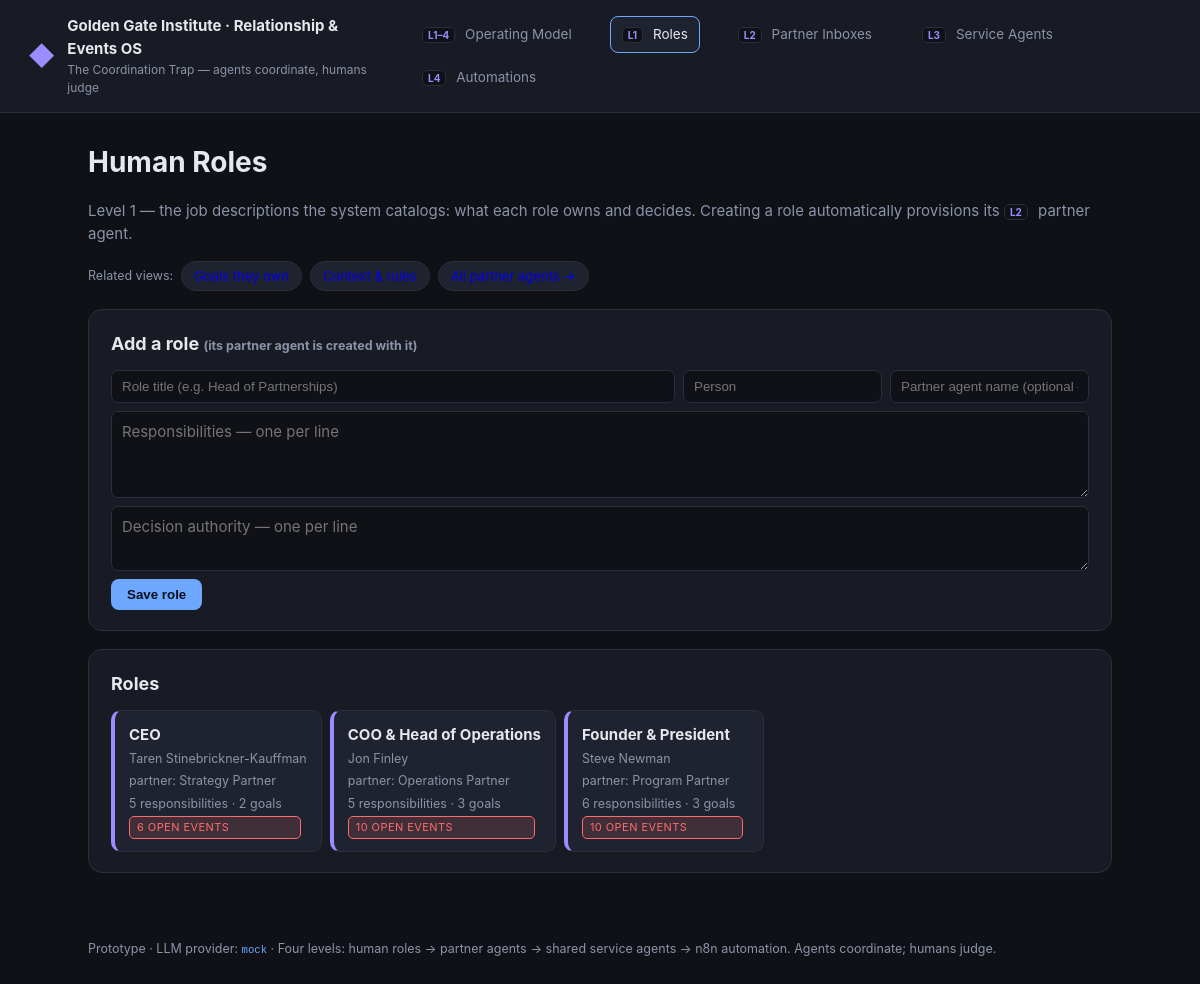
/roles, run on the app's committed database.
### tables this page shows
CREATE TABLE nodes (
    id          TEXT PRIMARY KEY,            -- e.g. "feature:one-click-checkout"
    type        TEXT NOT NULL,               -- goal|initiative|project|feature|task|risk|...
    title       TEXT NOT NULL,
    status      TEXT,                        -- free-form per type (e.g. on_track, blocked, open)
    data        TEXT NOT NULL DEFAULT '{}',  -- JSON attributes specific to the node type
    created_at  TEXT NOT NULL,
    updated_at  TEXT NOT NULL
);

### app/main.py (the view)
@app.get("/roles", response_class=HTMLResponse)
def roles_page(request: Request) -> HTMLResponse:
    goals = {g["id"]: g["title"] for g in wg.nodes_by_type("goal")}
    return templates.TemplateResponse(request, "roles.html", {
        "roles": wg.nodes_by_type("role"), "goal_titles": goals, "counts": inbox.counts_by_role()})

### app/templates/roles.html (shortened to what this page needs)
{% extends "base.html" %}
{% block nav_roles %}active{% endblock %}
{% block content %}
<section class="hero">
  <h1>Human Roles</h1>
  <p class="muted">Level 1 — the job descriptions the system catalogs: what each role owns and decides. Creating a role automatically provisions its <span class="lvl">L2</span> partner agent.</p>
  <div class="related"><span class="muted small">Related views:</span>
    <a class="chip" href="/goals-ui">Goals they own</a>
    <a class="chip" href="/context-ui">Context &amp; rules</a>
    <a class="chip" href="/partners">All partner agents →</a>
  </div>
</section>
<section class="card">
  <h2>Add a role <span class="muted small">(its partner agent is created with it)</span></h2>
  <form method="post" action="/roles-ui/save" class="goal-add">
    <input type="text" name="title" placeholder="Role title (e.g. Head of Partnerships)" required>
    <input type="text" name="person_name" placeholder="Person">
    <input type="text" name="partner_agent" placeholder="Partner agent name (optional — auto-named if blank)">
    <textarea name="responsibilities" placeholder="Responsibilities — one per line" rows="3"></textarea>
    <textarea name="decision_authority" placeholder="Decision authority — one per line" rows="2"></textarea>
    <button class="btn">Save role</button>
  </form>
</section>
<section class="card">
  <h2>Roles</h2>
  <div class="chips">
    {% for r in roles %}
    {% set c = counts.get(r.id, {"open":0,"total":0}) %}
    <a class="lvl-card c1" href="/roles/{{ r.id }}">
      <strong>{{ r.title }}</strong>
      <span class="muted small">{{ r.data.person_name }}</span>
      <span class="muted small">partner: {{ r.data.partner_agent }}</span>
      <span class="muted small">{{ r.data.responsibilities|length }} responsibilities · {{ r.data.owns|length }} goals</span>
      <span class="badge {{ 'sev-high' if c.open else 'sev-low' }}">{{ c.open }} open events</span>
    </a>
    {% endfor %}
  </div>
</section>
{% endblock %}

### app/templates/base.html (shortened to what this page needs)
<!DOCTYPE html>
<html lang="en">
<head>
  <link rel="stylesheet" href="/static/style.css">
</head>
<body>
  <header class="topbar">
    <div class="brand">
      <span class="logo">◆</span>
      <div>
        <div class="brand-title">Golden Gate Institute · Relationship &amp; Events OS</div>
        <div class="brand-sub">The Coordination Trap — agents coordinate, humans judge</div>
      </div>
    </div>
    <nav class="nav-levels">
      <a href="/" class="{% block nav_model %}{% endblock %}"><span class="lvl">L1–4</span> Operating Model</a>
      <a href="/roles" class="{% block nav_roles %}{% endblock %}"><span class="lvl">L1</span> Roles</a>
      <a href="/partners" class="{% block nav_partners %}{% endblock %}"><span class="lvl">L2</span> Partner Inboxes</a>
      <a href="/services" class="{% block nav_services %}{% endblock %}"><span class="lvl">L3</span> Service Agents</a>
      <a href="/automations" class="{% block nav_auto %}{% endblock %}"><span class="lvl">L4</span> Automations</a>
    </nav>
  </header>
  <main>{% block content %}{% endblock %}</main>
  <footer>
    Prototype · LLM provider: <code>{{ provider or 'mock' }}</code> ·
    Four levels: human roles → partner agents → shared service agents → n8n automation.
    Agents coordinate; humans judge.
  </footer>
</body>
</html>

### app/static/style.css (style rules this page uses)
:root { --bg: #0f1117; --panel: #181b24; --panel2: #1f2330; --line: #2a2f3d; --text: #e6e8ee; --muted: #8b93a7; --accent: #6ea8fe; --accent2: #9b8cff; --red: #ff6b6b; --amber: #ffb454; --green: #4ade80; --high: #ff6b6b; --medium: #ffb454; --low: #4ade80; }
* { box-sizing: border-box; }
body { margin: 0; background: var(--bg); color: var(--text); font: 15px/1.55 -apple-system, BlinkMacSystemFont, "Segoe UI", Roboto, Helvetica, Arial, sans-serif; }
code { font-family: ui-monospace, SFMono-Regular, Menlo, monospace; font-size: .85em; color: var(--accent); }
.topbar { display: flex; align-items: center; justify-content: space-between; padding: 14px 28px; background: var(--panel); border-bottom: 1px solid var(--line); position: sticky; top: 0; z-index: 10; }
.brand { display: flex; align-items: center; gap: 12px; }
.logo { font-size: 26px; color: var(--accent2); }
.brand-title { font-weight: 700; }
.brand-sub { font-size: 12px; color: var(--muted); }
nav a { color: var(--muted); text-decoration: none; margin-left: 20px; padding: 6px 4px; border-bottom: 2px solid transparent; }
nav a.active { color: var(--text); border-bottom-color: var(--accent); }
main { max-width: 1080px; margin: 0 auto; padding: 28px; }
.hero h1 { margin: 0 0 4px; font-size: 28px; }
.muted { color: var(--muted); }
.small { font-size: 12.5px; }
.btn { display: inline-block; background: var(--accent); color: #08101f; font-weight: 600; padding: 8px 16px; border-radius: 8px; text-decoration: none; border: none; cursor: pointer; margin-right: 8px; }
.card { background: var(--panel); border: 1px solid var(--line); border-radius: 14px; padding: 20px 22px; margin: 18px 0; }
.card h2 { margin: 0 0 12px; font-size: 18px; }
.sev-high, .sev-row-high td { border-left-color: var(--high); }
.badge { display: inline-block; font-size: 11px; text-transform: uppercase; letter-spacing: .04em; background: var(--panel); border: 1px solid var(--line); padding: 2px 7px; border-radius: 5px; margin-right: 6px; }
.badge.sev-high { background: rgba(255,107,107,.15); color: var(--red); border-color: var(--red); }
.chips { display: flex; flex-wrap: wrap; gap: 8px; }
.chip { background: var(--panel2); border: 1px solid var(--line); border-radius: 16px; padding: 4px 12px; font-size: 13px; }
.goal-add { display: flex; gap: 8px; flex-wrap: wrap; }
.goal-add input, .goal-add select { background: var(--bg); border: 1px solid var(--line); border-radius: 7px; color: var(--text); padding: 8px 10px; }
.goal-add input[name=title] { flex: 1; min-width: 240px; }
.nav-levels { display: flex; gap: 6px; flex-wrap: wrap; }
.nav-levels a { color: var(--muted); text-decoration: none; padding: 7px 11px; border-radius: 8px; border: 1px solid transparent; font-size: 13.5px; }
.nav-levels a.active { color: var(--text); background: var(--panel2); border-color: var(--accent); }
.lvl { font-size: 10px; font-weight: 700; color: var(--accent2); background: var(--bg); border: 1px solid var(--line); border-radius: 5px; padding: 1px 5px; margin-right: 6px; }
.lvl-card { display: flex; flex-direction: column; gap: 3px; min-width: 200px; text-decoration: none; background: var(--panel2); border: 1px solid var(--line); border-radius: 10px; padding: 12px 14px; color: var(--text); }
.lvl-card.c1 { border-left: 4px solid var(--accent2); }
.related { display: flex; gap: 8px; flex-wrap: wrap; align-items: center; margin-top: 12px; }
.related a.chip { text-decoration: none; }
.goal-add textarea { background: var(--bg); border: 1px solid var(--line); border-radius: 7px; color: var(--text); padding: 8px 10px; font: inherit; width: 100%; min-width: 240px; }
footer { max-width: 1080px; margin: 20px auto 40px; padding: 0 28px; color: var(--muted); font-size: 12.5px; }

### data on the page
nodes: title "CEO", data.person_name "Taren Stinebrickner-Kauffman", data.partner_agent "Strategy Partner", data.responsibilities|length "5", data.owns|length "2", open "6"
nodes: title "COO & Head of Operations", data.person_name "Jon Finley", data.partner_agent "Operations Partner", data.responsibilities|length "5", data.owns|length "3", open "10"
nodes: title "Founder & President", data.person_name "Steve Newman", data.partner_agent "Program Partner", data.responsibilities|length "6", data.owns|length "3", open "10"

### other printed values
{{ provider or 'mock' }} "mock"
